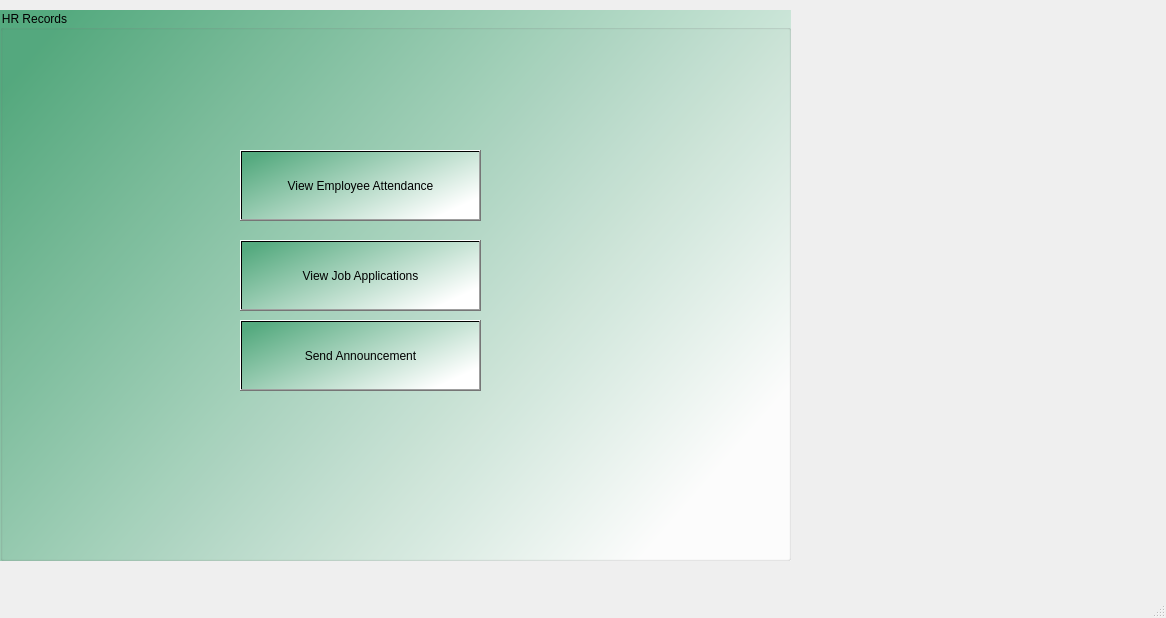
<?xml version="1.0" encoding="UTF-8"?>
<ui version="4.0">
 <class>MainWindow</class>
 <widget class="QMainWindow" name="MainWindow">
  <property name="geometry">
   <rect>
    <x>0</x>
    <y>0</y>
    <width>1166</width>
    <height>618</height>
   </rect>
  </property>
  <property name="windowTitle">
   <string>MainWindow</string>
  </property>
  <widget class="QWidget" name="centralwidget">
   <widget class="QGroupBox" name="groupBox">
    <property name="geometry">
     <rect>
      <x>0</x>
      <y>10</y>
      <width>791</width>
      <height>551</height>
     </rect>
    </property>
    <property name="styleSheet">
     <string notr="true">background-color: qlineargradient(spread:pad, x1:0.03, y1:0.0965909, x2:1, y2:0.681818, stop:0 rgba(85, 170, 127, 255), stop:1 rgba(255, 255, 255, 255));</string>
    </property>
    <property name="title">
     <string>HR Records</string>
    </property>
    <widget class="QPushButton" name="viewEmployeeAttendance">
     <property name="geometry">
      <rect>
       <x>240</x>
       <y>140</y>
       <width>241</width>
       <height>71</height>
      </rect>
     </property>
     <property name="text">
      <string>View Employee Attendance</string>
     </property>
    </widget>
    <widget class="QPushButton" name="viewJobApplications">
     <property name="geometry">
      <rect>
       <x>240</x>
       <y>230</y>
       <width>241</width>
       <height>71</height>
      </rect>
     </property>
     <property name="text">
      <string>View Job Applications</string>
     </property>
    </widget>
    <widget class="QPushButton" name="sendAnnouncement">
     <property name="geometry">
      <rect>
       <x>240</x>
       <y>310</y>
       <width>241</width>
       <height>71</height>
      </rect>
     </property>
     <property name="text">
      <string>Send Announcement</string>
     </property>
    </widget>
   </widget>
  </widget>
  <widget class="QMenuBar" name="menubar">
   <property name="geometry">
    <rect>
     <x>0</x>
     <y>0</y>
     <width>1166</width>
     <height>26</height>
    </rect>
   </property>
  </widget>
  <widget class="QStatusBar" name="statusbar"/>
 </widget>
 <resources/>
 <connections/>
</ui>
